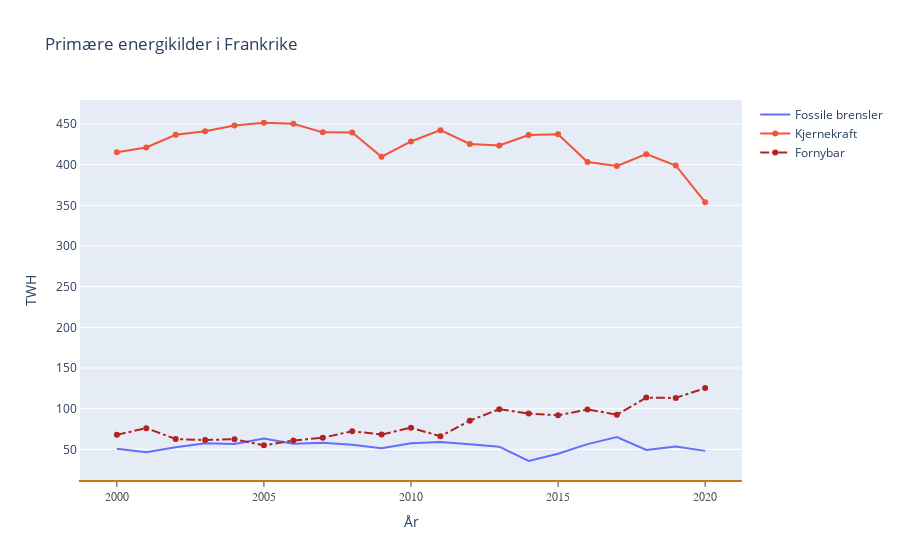

Notebook source saved alongside this figure:
### Markdown cell above
**Visualisere våre resultatene og tolke**

### Code cell
fig = go.Figure()

fig.add_trace(go.Scatter(x=energy_df['Year'], y=energy_df['Electricity from fossil fuels (TWh)'], mode='lines', name='Fossile brensler'))

fig.add_trace(go.Scatter(x=energy_df['Year'], y=energy_df['Electricity from nuclear (TWh)'], mode='lines+markers', name='Kjernekraft'))

fig.add_trace(go.Scatter(x=energy_df['Year'], y=energy_df['Electricity from renewables (TWh)'], mode='lines+markers', name='Fornybar', line=dict(color='firebrick', width=2, dash='dashdot')))

fig.update_layout(title='Primære energikilder i Frankrike', xaxis_title='År', yaxis_title='TWH')

fig.update_layout(
    xaxis = dict(
        showline=True,
        showgrid=False,
        showticklabels=True,
        linecolor='rgb(200,121,22)',
        linewidth=2,
        ticks='outside',
        tickfont=dict(
            family='Arial',
            size=12,
            color='rgb(82,82,82)',
            
        )
    ),
    yaxis = dict(
        showgrid=True,
        zeroline=True,
        showline=True,
        showticklabels=True,
        autoshift=True,
    ),
    
)

### Figure 1 — Plotly figure (JSON) as saved in the notebook; plotly's stock layout.template omitted (floating-point values rounded to 4 significant figures)
{"data": [{"mode": "lines", "name": "Fossile brensler", "type": "scatter", "x": [2000, 2001, 2002, 2003, 2004, 2005, 2006, 2007, 2008, 2009, 2010, 2011, 2012, 2013, 2014, 2015, 2016, 2017, 2018, 2019, 2020], "y": [50.61, 46.48, 52.67, 57.38, 56.53, 63.35, 56.9, 58.18, 55.57, 51.32, 57.63, 58.99, 56.42, 53.35, 35.68, 44.65, 56.45, 65.09, 49.27, 53.5, 48.14]}, {"mode": "lines+markers", "name": "Kjernekraft", "type": "scatter", "x": [2000, 2001, 2002, 2003, 2004, 2005, 2006, 2007, 2008, 2009, 2010, 2011, 2012, 2013, 2014, 2015, 2016, 2017, 2018, 2019, 2020], "y": [415.2, 421.1, 436.8, 441.1, 448.2, 451.5, 450.2, 439.7, 439.4, 409.7, 428.5, 442.4, 425.4, 423.7, 436.5, 437.4, 403.2, 398.4, 412.9, 399.0, 353.8]}, {"line": {"color": "firebrick", "dash": "dashdot", "width": 2}, "mode": "lines+markers", "name": "Fornybar", "type": "scatter", "x": [2000, 2001, 2002, 2003, 2004, 2005, 2006, 2007, 2008, 2009, 2010, 2011, 2012, 2013, 2014, 2015, 2016, 2017, 2018, 2019, 2020], "y": [67.83, 76.09, 62.69, 61.47, 62.42, 54.98, 60.91, 64.3, 72.33, 68.15, 76.68, 66.02, 85.25, 99.42, 94.03, 91.84, 99.0, 92.63, 113.6, 113.2, 125.3]}], "layout": {"title": {"text": "Primære energikilder i Frankrike"}, "xaxis": {"linecolor": "rgb(200,121,22)", "linewidth": 2, "showgrid": false, "showline": true, "showticklabels": true, "tickfont": {"color": "rgb(82,82,82)", "family": "Arial", "size": 12}, "ticks": "outside", "title": {"text": "År"}}, "yaxis": {"autoshift": true, "showgrid": true, "showline": true, "showticklabels": true, "title": {"text": "TWH"}, "zeroline": true}}}
